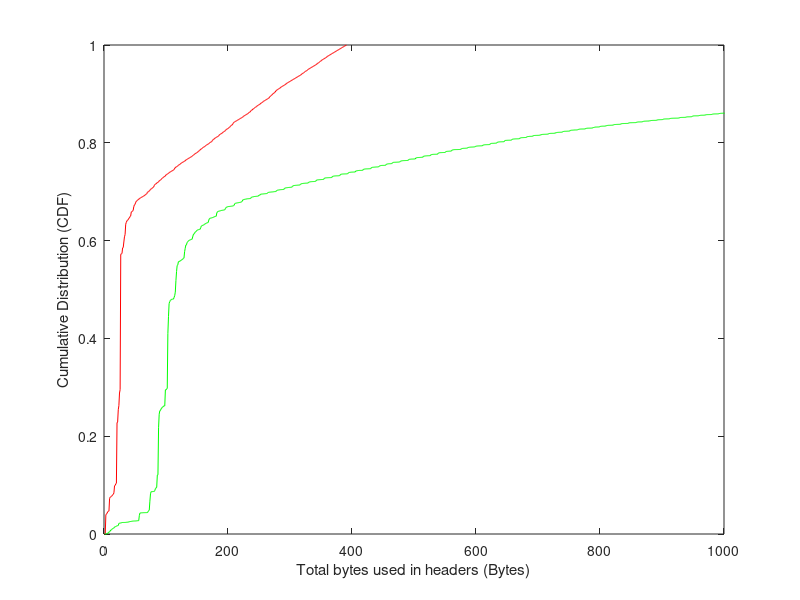

MATLAB code for this plot:
figure
durationAttack = csvread('saidaBytesHeaderAttackFor.csv');
[f,x] = ecdf(durationAttack(:,2));
plot(f,'r')
hold on
durationNormal = csvread('saidaBytesHeaderNormalFor.csv');
[f,x] = ecdf(durationNormal(:,2));
plot(f,'g')
xlim([0 1000])
ylabel('Cumulative Distribution (CDF)');
xlabel('Total bytes used in headers (Bytes)');